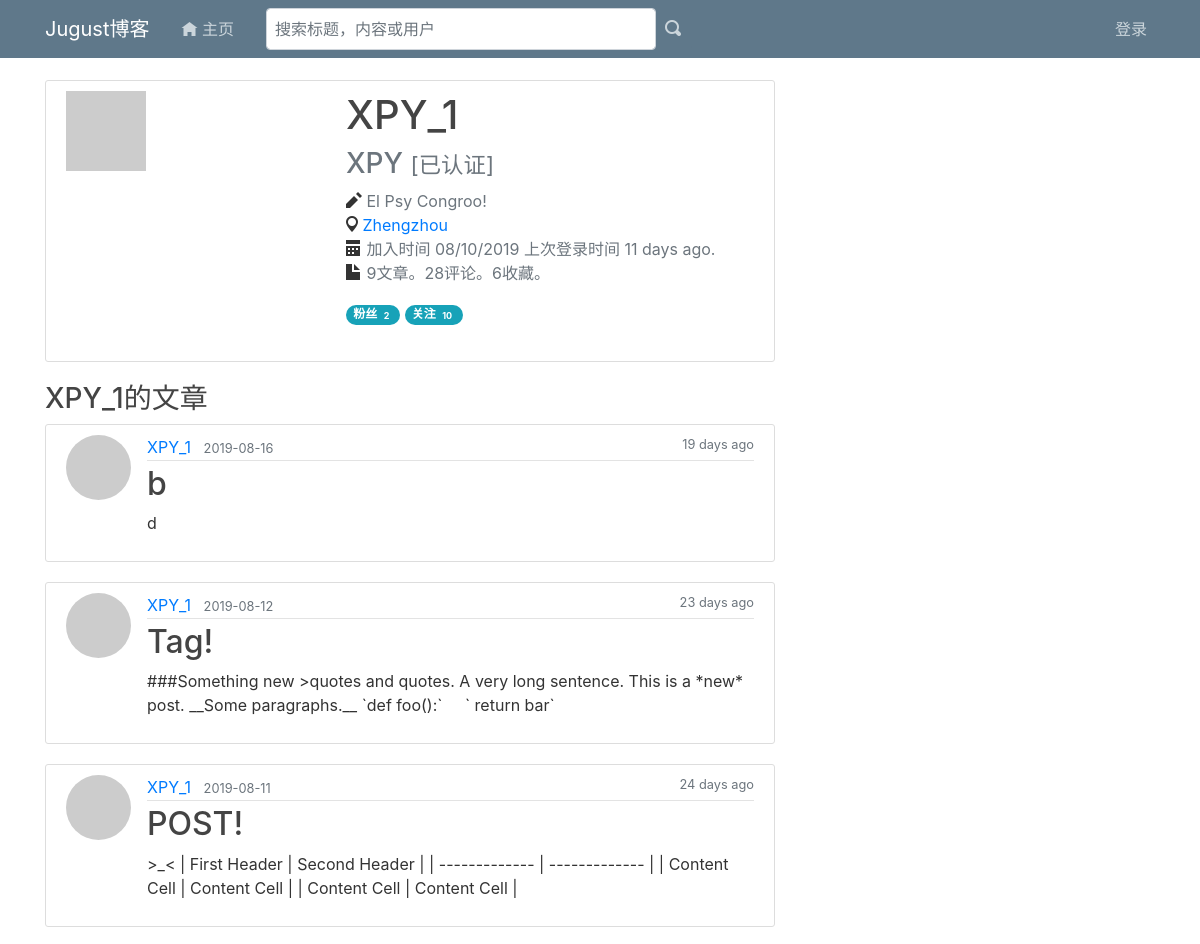
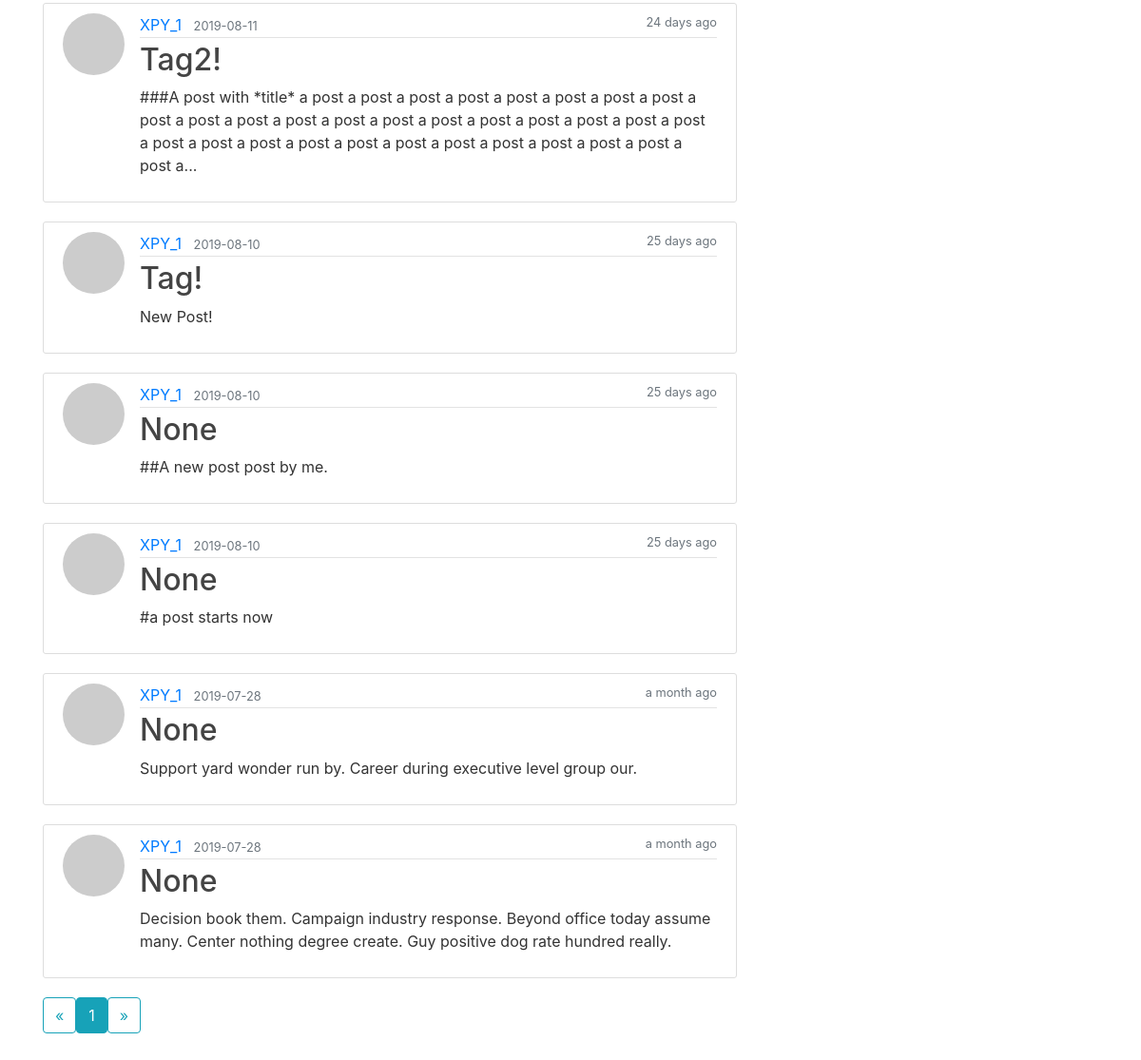
The app's page /users/user/XPY_1 with its own data (2 pictures, top to bottom).
### app/models/__init__.py (models this page shows, shortened)
@whooshee.register_model('username', 'name')
class User(UserMixin, AuthMixin, FollowMixin, CollectMixin, ProfileMixin):
	__tablename__ = 'users'
	id = db.Column(db.Integer, primary_key = True)
	email = db.Column(db.String(64), unique=True, index=True)
	username = db.Column(db.String(64), unique=True, index=True)
	role_id = db.Column(db.Integer, db.ForeignKey('roles.id'))
	password_hash = db.Column(db.String(128))
	confirmed = db.Column(db.Boolean, default=False)
	avatar_hash = db.Column(db.String(32))
	posts = db.relationship('Post', backref='author', lazy='dynamic')
	comments = db.relationship('Comment', backref='author', lazy='dynamic')
	notifications = db.relationship('Notification', back_populates='receiver', cascade='all')
	def gravatar(self, size=100, default='identicon', rating='g'):
		url = 'https://secure.gravatar.com/avatar'
		hash = self.avatar_hash or self.gravatar_hash()
		return '{url}/{hash}?s={size}&d={default}&r={rating}'.format(
			url=url, hash=hash, size=size, default=default, rating=rating)

@whooshee.register_model('title', 'body')
class Post(db.Model):
	__tablename__ = 'posts'
	id = db.Column(db.Integer, primary_key=True)
	title = db.Column(db.Text)
	body = db.Column(db.Text)
	body_html = db.Column(db.Text)
	timestamp = db.Column(db.DateTime, index=True, default=datetime.utcnow)
	author_id = db.Column(db.Integer, db.ForeignKey('users.id'))
	comments = db.relationship('Comment', backref='post', lazy='dynamic')
	collectors = db.relationship('Collect', back_populates='collected', cascade='all')

### app/users/views.py (the view)
@users.route('/user/<username>')
def user(username):
    user = User.query.filter_by(username=username).first_or_404()
    page = request.args.get('page', 1, type=int)
    pagination = user.posts.order_by(Post.timestamp.desc()).paginate(
        page, per_page=current_app.config['JUGUST_POSTS_PER_PAGE'],
        error_out=False)
    posts = pagination.items
    return render_template('/users/user.html', user=user, posts=posts,
						pagination=pagination)

### app/auth/views.py (called while the page is built)
@auth.before_app_request
def before_request():
	if current_user.is_authenticated:
		current_user.ping()
		if (not current_user.confirmed
				and request.endpoint
				and request.blueprint != 'auth'
				and request.endpoint != 'static'):
			return redirect(url_for('auth.unconfirmed'))

### app/main/__init__.py (called while the page is built)
@main.app_context_processor
def inject_permissions():
	return dict(Permission=Permission)

@main.app_context_processor
def make_template_context():
	if current_user.is_authenticated:
		notification_count = Notification.query.with_parent(current_user).filter_by(is_read=False).count()
	else:
		notification_count = None
	return dict(notification_count=notification_count)

### app/models/__init__.py (called while the page is built)
	def can(self, permissions):
		return False

	def is_administrator(self):
		return False

### app/templates/users/user.html (shortened to what this page needs)
{% extends "base.html" %}
{% import "_macros.html" as macros %}
{% block page_content %}
<div class="content-section">
    <div class="media">
        <img class="img-rounded profile-thumbnail" src="{{ user.gravatar(size=256) }}">
        <div class="profile-header">
            <h2 class="account-heading">{{ user.username }}
            </h2>
            {% if user.name %}
                 <h3 class="text-muted">{{ user.name}}
                 {% if user.confirmed %}
                    <small class="text-muted">[已认证]</small>
                 {% endif %}
             </h3>
            {% endif %}
            <p>
                {% if user.about_me %}
                <span class="oi oi-pencil"></span>
                <span class="text-muted">{{ user.about_me }}</span><br>{% endif %}
                {% if user.location %}
                    <span class="oi oi-map-marker" ></span>
                    <a href="https://www.amap.com/search?query={{ user.location }}">{{ user.location }}</a><br>
                {% endif %}
                    <span class="oi oi-calendar"></span>
                    <span class="text-secondary">加入时间 {{ moment(user.member_since).format('L') }}
                上次登录时间 {{ moment(user.last_seen).fromNow() }}.</span><br>
                    <span class="oi oi-file"></span>
                    <span class="text-secondary">{{ user.posts.count() }}文章。{{ user.comments.count() }}评论。{{ user.collections|length}}收藏。</span>
            </p>
            <p>
                <a class="badge badge-pill badge-info" href="{{ url_for('users.followers', username=user.username) }}">粉丝 <span class="badge">{{ user.followers.count() - 1 }}</span></a>
                <a class="badge badge-pill badge-info" href="{{ url_for('users.followed_by', username=user.username) }}">关注 <span class="badge">{{ user.followed.count() - 1 }}</span></a>
            </p>
        </div>
    </div>
</div>
<h3 id="posts_written">{{ user.username }}的文章</h3>
{% include 'posts/_posts.html' %}
{% if pagination %}
<div class="pagination">
    {{ macros.pagination_widget(pagination, '.user',fragment='#posts_written', username=user.username) }}
</div>
{% endif %}
{% endblock %}

### app/templates/posts/_posts.html
	{% for post in posts %}
	<article class="media content-section">
		<a href="{{ url_for('users.user', username=post.author.username) }}">
				<img class="rounded-circle article-img" src="{{ post.author.gravatar(size=40) }}">
		</a>
		<div class="media-body">
			<div class="article-metadata">
				<a class="mr-2"  href="{{ url_for('users.user', username=post.author.username) }}">{{post.author.username }}</a>
				<small class="text-muted">{{ post.timestamp.strftime('%Y-%m-%d') }}</small>
				<small class="text-muted post-date">{{ moment(post.timestamp).fromNow() }}</small>
			</div>
			<h2><a class="article-title" href="{{url_for('posts.show_post', id=post.id) }}">{{ post.title }}</a></h2>
			<p class="article-content">{{ post.body | striptags | truncate }}</p>
		</div>
	</article>
	{% endfor %}

### app/static/main.css (style rules this page uses)
body { background: : #fafafa; color:#333333; margin-top:5rem; }
h1, h2, h3, h4, h5, h6 { color:#444444; }
.content-section { background: #ffffff; padding: 10px 20px; border: 1px solid #dddddd; border-radius: 3px; margin-bottom: 20px; }
.article-title { color: #444444; }
.article-content { white-space: pre-line; }
.article-img { height: 65px; width: 65px; margin-right: 16px; }
.article-metadata { padding-bottom: 1px; margin-bottom: 4px; border-bottom: 1px solid #e3e3e3 }
.post-date { float: right; }
.account-heading { font-size: 2.5rem; }
.profile-thumbnail { position: absolute; }
.profile-header { min-height: 260px; margin-left: 280px; }
div.pagination { width: 100%; text-align: right; padding: 0px; margin: 0px; }

### records on screen
User: username "XPY_1", name "XPY", about_me "El Psy Congroo!", location "Zhengzhou", member_since "08/10/2019", last_seen "11 days ago"
Post: author.username "XPY_1", timestamp "2019-08-16", timestamp "19 days ago", title "b", body "d"
Post: author.username "XPY_1", timestamp "2019-08-12", timestamp "23 days ago", title "Tag!", body "###Something new >quotes and quotes. A very long sentence. This is a *new* post. __Some paragraphs.__ `def foo():` ` return bar`"
Post: author.username "XPY_1", timestamp "2019-08-11", timestamp "24 days ago", title "POST!", body ">_< | First Header | Second Header | | ------------- | ------------- | | Content Cell | Content Cell | | Content Cell | Content Cell |"
Post: author.username "XPY_1", timestamp "2019-08-11", timestamp "24 days ago", title "Tag2!", body "###A post with *title* a post a post a post a post a post a post a post a post a post a post a post a post a post a post a post a post a post a post a post a post a post a post a post a post a post a post a post a post a post a post a post a post a..."
Post: author.username "XPY_1", timestamp "2019-08-10", timestamp "25 days ago", title "Tag!", body "New Post!"
Post: author.username "XPY_1", timestamp "2019-08-10", timestamp "25 days ago", title "None", body "##A new post post by me."
Post: author.username "XPY_1", timestamp "2019-08-10", timestamp "25 days ago", title "None", body "#a post starts now"
Post: author.username "XPY_1", timestamp "2019-07-28", timestamp "a month ago", title "None", body "Support yard wonder run by. Career during executive level group our."
Post: author.username "XPY_1", timestamp "2019-07-28", timestamp "a month ago", title "None", body "Decision book them. Campaign industry response. Beyond office today assume many. Center nothing degree create. Guy positive dog rate hundred really."

### other values on screen
{{ user.posts.count() }} "9"
{{ user.comments.count() }} "28"
{{ user.collections|length }} "6"
{{ user.followers.count() - 1 }} "2"
{{ user.followed.count() - 1 }} "10"
{{ p }} "1"
